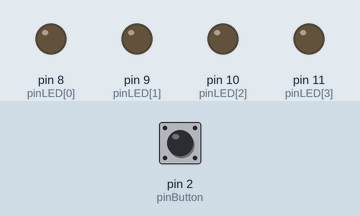
Recording of a sketch running on a simulated Arduino Uno, built with avr-gcc and run on an emulated ATmega328P. On the bench: output pins drawn as LEDs (lit = HIGH). Inputs (shaded band) come from the test bench; at power-on: pin 2 (pinButton) HIGH.

Above: at 1.2 s.
1.3 s: pin 2 (pinButton) pulled LOW for 3.2 s
At 5.6 s:
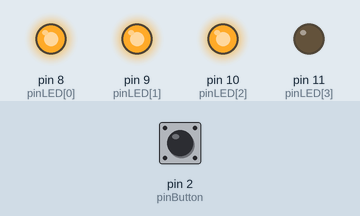
6.0 s: pin 2 (pinButton) pulled LOW for 0.15 s
At 7.0 s:
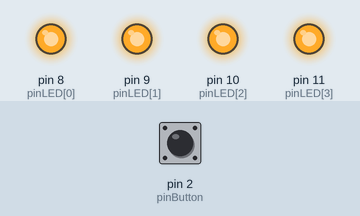
7.6 s: pin 2 (pinButton) pulled LOW for 1 s
At 8.7 s:
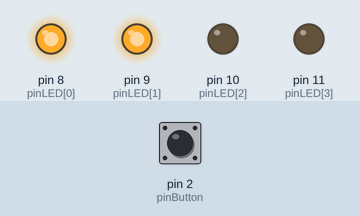
Timing chart, 0 to 10.6 s (numbered marks = the images above; inputs shaded):
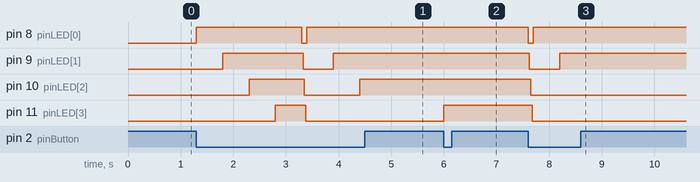

Measured:
- after the input at 1.3 s, pin 8 (pinLED[0]): LOW → HIGH at once, → LOW 2.0 s later, → HIGH 0.10 s later; pin 9 (pinLED[1]): LOW → HIGH after 0.50 s, → LOW 1.5 s later, → HIGH 0.58 s later; pin 10 (pinLED[2]): LOW → HIGH after 1.0 s, → LOW 1.1 s later, → HIGH 1.1 s later; pin 11 (pinLED[3]): LOW → HIGH after 1.5 s, → LOW 0.58 s later
- after the input at 6.0 s, pin 11 (pinLED[3]): LOW → HIGH at once
- after the input at 7.6 s, pin 8 (pinLED[0]): HIGH → LOW at once, → HIGH 0.10 s later; pin 9 (pinLED[1]): HIGH → LOW at once, → HIGH 0.58 s later; pin 10 (pinLED[2]): HIGH → LOW after 0.05 s; pin 11 (pinLED[3]): HIGH → LOW after 0.08 s

The sketch:

nomor3.ino
```cpp
const int pinLED[] = {8, 9, 10, 11};
const int pinButton = 2;
int i = 0;
void setup() {
  Serial.begin(9600);
  for(int i=0; i<4; i++){
    pinMode(pinLED[i], OUTPUT);
  }
  pinMode(pinButton, INPUT);
  digitalWrite(pinButton, HIGH);
}
void loop() {
  buttonPressed();
}
void buttonPressed(){
  if(digitalRead(pinButton) == LOW){
    i++;
    if(i == 5){
      i = 0;
      for(int i=0; i<4; i++){
        digitalWrite(pinLED[i], LOW);
        delay(25);
      }
    }else if(i != 5){
    digitalWrite(pinLED[i-1], HIGH);
    delay(500);
    }
  }
}
```
